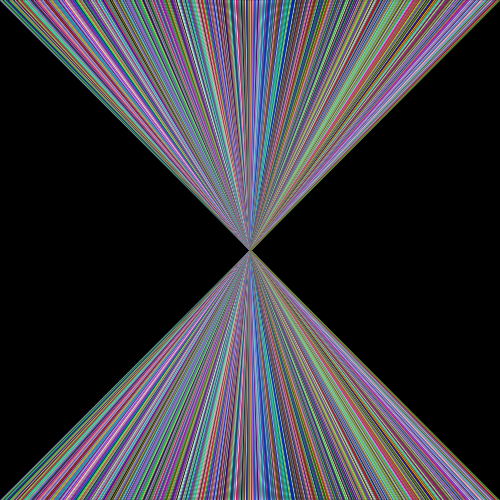
Frame 1 (no input)
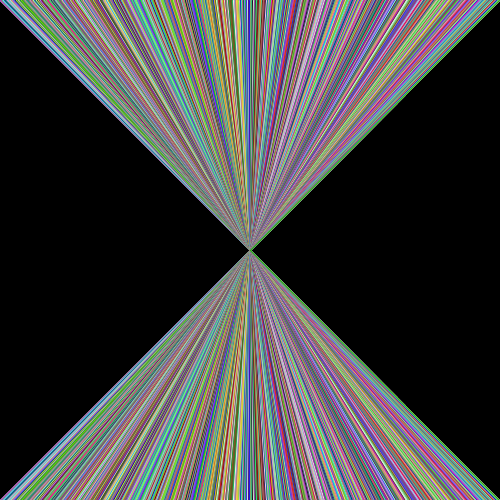
Frame 60 (the mouse pressed at the canvas centre just before this capture)
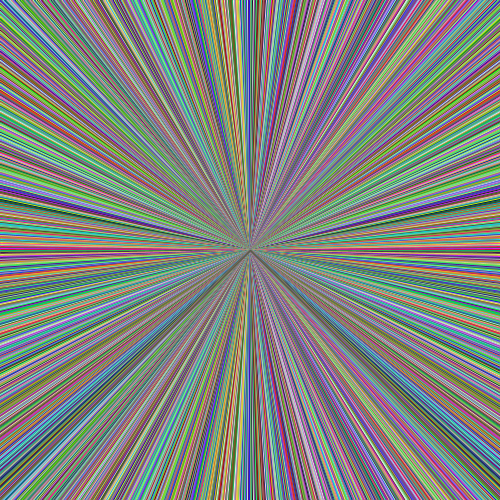
Frame 120 (the mouse held since frame 60 and released just before this capture)

The Processing sketch that drew these frames (run headless with seeded random() and noise(); from frame 60 on, the mouse is pressed at the canvas centre):

// Processing sketch: processing_53161
// ── processing_53161.pde

//Homework8
//Vishal Agrawal
//vishala@andrew.cmu.edu
//copyright (C) 2012

float x ,y;
boolean flag;

void setup()
{
  size(500, 500);
  x = 0;
  y = 0;
  flag = true;
    fill(0);
  rect(0,0,width, height);
}

void draw()
{
  if(flag == true)
  {
    patternX();
    setX();
  }
  else
  {
    patternY();
    setY();
  }
}

void patternX()
{
  while(x<width)
  {
    stroke(random(255),random(255),random(255));
    line(width/2, height/2, x, 0);
    line(width/2, height/2, x, height);
    x++;
  }
}

void setX()
{
  x = 0;
}

void patternY()
{
  while(y<height)
  {
    stroke(random(255),random(255),random(255));
    line(width/2, height/2, 0, y);
    line(width/2, height/2, width, y);
    y++;
  }
}

void setY()
{
  y = 0;
}

void mousePressed()
{
  if(flag == true)
  {
    flag = false;
  }
  else
  {
    flag = true;
  }
  fill(0);
  rect(0,0,width, height);
}

void keyPressed()
{
  if (keyCode == DOWN)
  {
    frameRate(5);
    println(frameRate);
  }
  else if (keyCode == UP)
  {
     frameRate(200);
      println(frameRate);
  }
}                               
